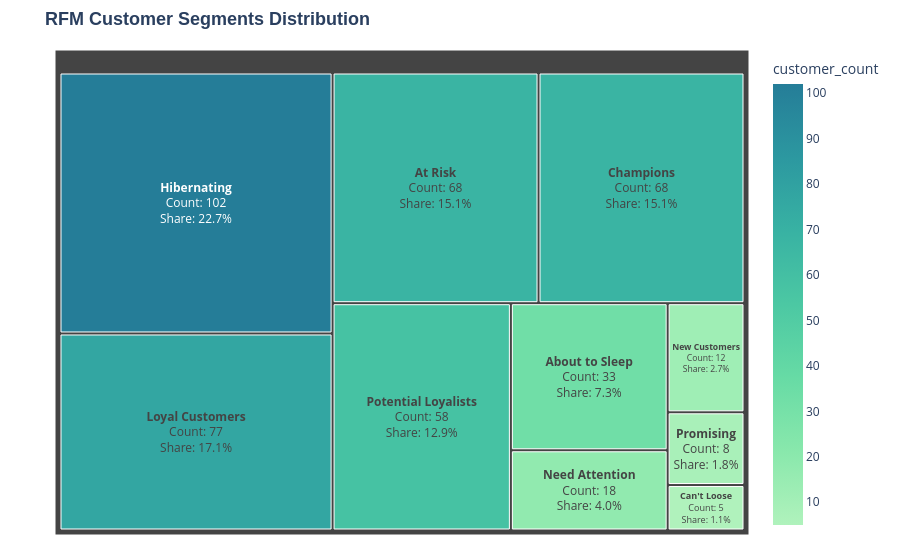

This figure's notebook cell:
### Code cell
fig = px.treemap(
    df_grouped,
    path=['Segment'],
    values='customer_count',
    title='<b>RFM Customer Segments Distribution</b>',
    color='customer_count',
    color_continuous_scale='Tealgrn',
)

fig.update_traces(
    textinfo='label+value+percent root',
    texttemplate='<b>%{label}</b><br>Count: %{value:,}<br>Share: %{percentRoot:.1%}',
    textposition='middle center',
)

fig.update_layout(
    margin=dict(t=50, l=55, r=25, b=25),
    title_font=dict(size=18, family='Arial'),
)

fig.show()

### Figure 1 — Plotly figure (JSON) as saved in the notebook; plotly's stock layout.template omitted (floating-point values rounded to 4 significant figures)
{"data": [{"branchvalues": "total", "customdata": [[33.0], [68.0], [5.0], [68.0], [102.0], [77.0], [18.0], [12.0], [58.0], [8.0]], "domain": {"x": [0, 1], "y": [0, 1]}, "hovertemplate": "labels=%{label}<br>customer_count_sum=%{value}<br>parent=%{parent}<br>id=%{id}<br>customer_count=%{color}<extra></extra>", "ids": ["About to Sleep", "At Risk", "Can't Loose", "Champions", "Hibernating", "Loyal Customers", "Need Attention", "New Customers", "Potential Loyalists", "Promising"], "labels": ["About to Sleep", "At Risk", "Can't Loose", "Champions", "Hibernating", "Loyal Customers", "Need Attention", "New Customers", "Potential Loyalists", "Promising"], "marker": {"coloraxis": "coloraxis", "colors": [33.0, 68.0, 5.0, 68.0, 102.0, 77.0, 18.0, 12.0, 58.0, 8.0]}, "name": "", "parents": ["", "", "", "", "", "", "", "", "", ""], "textinfo": "label+value+percent root", "textposition": "middle center", "texttemplate": "<b>%{label}</b><br>Count: %{value:,}<br>Share: %{percentRoot:.1%}", "type": "treemap", "values": [33.0, 68.0, 5.0, 68.0, 102.0, 77.0, 18.0, 12.0, 58.0, 8.0]}], "layout": {"coloraxis": {"autocolorscale": false, "colorbar": {"title": {"text": "customer_count"}}, "colorscale": [[0, "rgb(176, 242, 188)"], [0.1667, "rgb(137, 232, 172)"], [0.3333, "rgb(103, 219, 165)"], [0.5, "rgb(76, 200, 163)"], [0.6667, "rgb(56, 178, 163)"], [0.8333, "rgb(44, 152, 160)"], [1, "rgb(37, 125, 152)"]]}, "legend": {"tracegroupgap": 0}, "margin": {"b": 25, "l": 55, "r": 25, "t": 50}, "title": {"font": {"family": "Arial", "size": 18}, "text": "<b>RFM Customer Segments Distribution</b>"}}}
